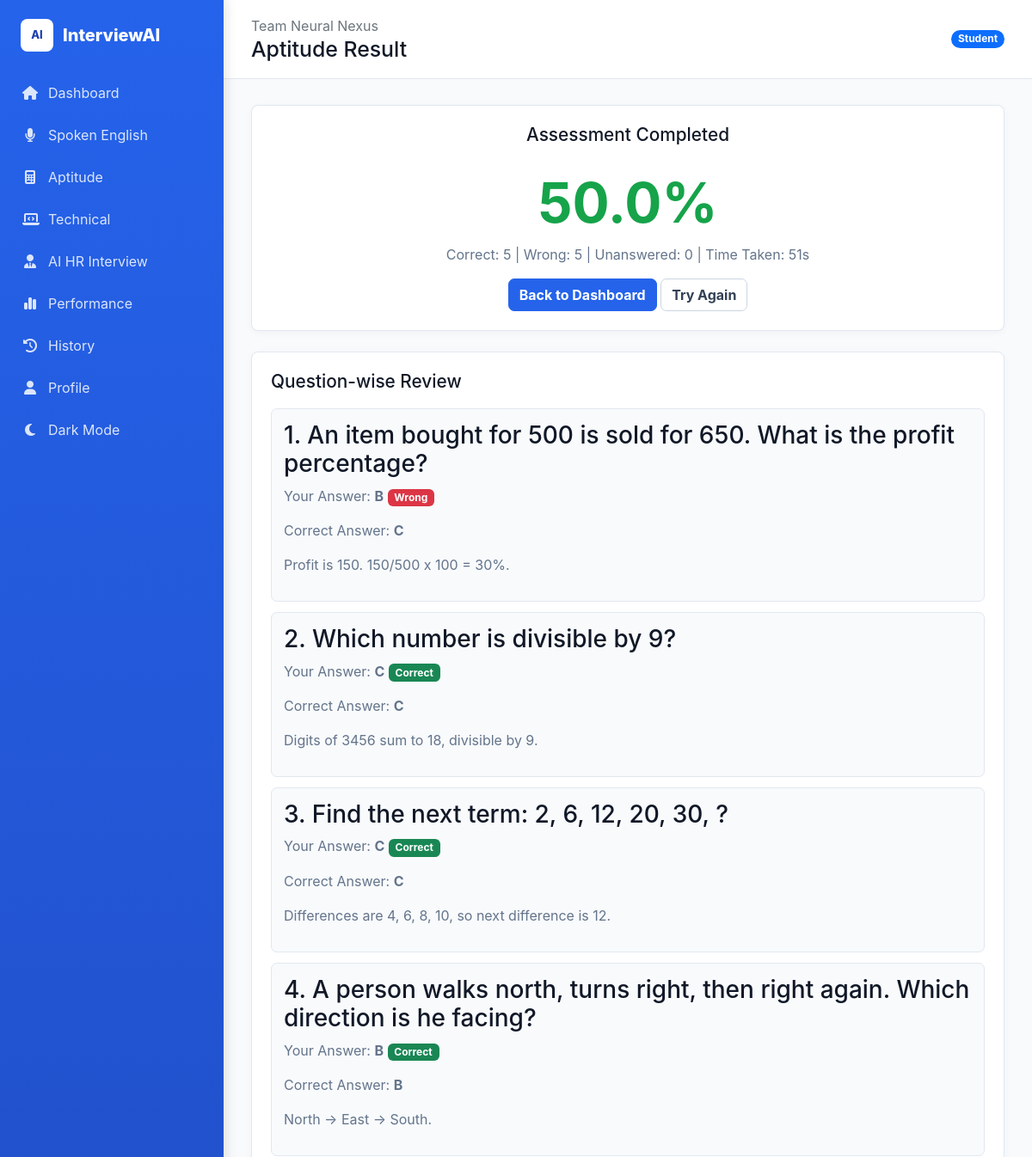
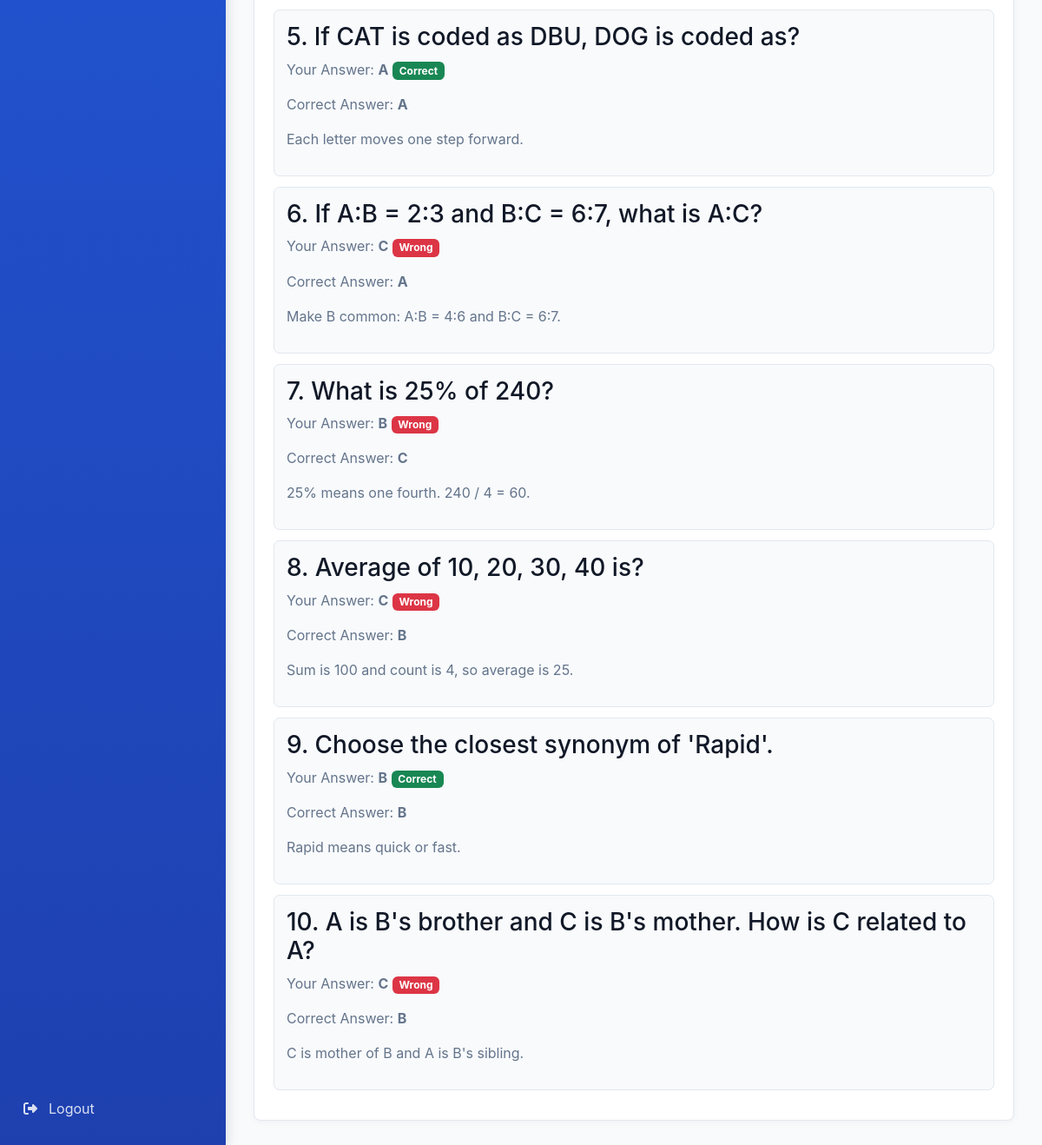
/aptitude/result/6 (signed in), run on the app's committed database (2 pictures, top to bottom).
### tables this page shows
CREATE TABLE users (
    id INTEGER PRIMARY KEY AUTOINCREMENT,
    name TEXT NOT NULL,
    email TEXT NOT NULL UNIQUE,
    password_hash TEXT NOT NULL,
    role TEXT NOT NULL DEFAULT 'student' CHECK(role IN ('student', 'admin')),
    is_active INTEGER NOT NULL DEFAULT 1,
    created_at TEXT NOT NULL DEFAULT CURRENT_TIMESTAMP
);

CREATE TABLE assessment_attempts (
    id INTEGER PRIMARY KEY AUTOINCREMENT,
    user_id INTEGER NOT NULL,
    assessment_type TEXT NOT NULL,
    category TEXT,
    topic TEXT,
    difficulty TEXT,
    total_questions INTEGER NOT NULL,
    correct_answers INTEGER NOT NULL DEFAULT 0,
    wrong_answers INTEGER NOT NULL DEFAULT 0,
    unanswered INTEGER NOT NULL DEFAULT 0,
    percentage REAL NOT NULL DEFAULT 0,
    total_marks INTEGER NOT NULL DEFAULT 0,
    obtained_marks INTEGER NOT NULL DEFAULT 0,
    time_taken INTEGER NOT NULL DEFAULT 0,
    created_at TEXT NOT NULL DEFAULT CURRENT_TIMESTAMP,
    FOREIGN KEY(user_id) REFERENCES users(id)
);

CREATE TABLE assessment_questions (
    id INTEGER PRIMARY KEY AUTOINCREMENT,
    attempt_id INTEGER NOT NULL,
    question_id INTEGER,
    question_text_snapshot TEXT NOT NULL,
    option_a_snapshot TEXT NOT NULL,
    option_b_snapshot TEXT NOT NULL,
    option_c_snapshot TEXT NOT NULL,
    option_d_snapshot TEXT NOT NULL,
    correct_answer_snapshot TEXT NOT NULL,
    explanation_snapshot TEXT,
    marks INTEGER NOT NULL DEFAULT 1,
    question_order INTEGER NOT NULL,
    FOREIGN KEY(attempt_id) REFERENCES assessment_attempts(id),
    FOREIGN KEY(question_id) REFERENCES questions(id)
);

CREATE TABLE assessment_answers (
    id INTEGER PRIMARY KEY AUTOINCREMENT,
    attempt_id INTEGER NOT NULL,
    assessment_question_id INTEGER NOT NULL,
    selected_answer TEXT,
    is_correct INTEGER NOT NULL DEFAULT 0,
    created_at TEXT NOT NULL DEFAULT CURRENT_TIMESTAMP,
    FOREIGN KEY(attempt_id) REFERENCES assessment_attempts(id),
    FOREIGN KEY(assessment_question_id) REFERENCES assessment_questions(id)
);

### app.py (the view)
@app.route("/<qtype>/result/<int:id>")
@student_required
def assessment_result(qtype, id):
    attempt, questions, answers = get_attempt_with_questions(id, session["user_id"])
    return render_template(f"{qtype}/result.html", qtype=qtype, attempt=attempt, questions=questions, answers=answers)

### app.py (called while the page is built)
@app.context_processor
def inject_user():
    user = query("SELECT * FROM users WHERE id=?", (session.get("user_id"),), one=True) if session.get("user_id") else None
    return {"current_user": user}

### services/assessment_service.py (called while the page is built)
def get_attempt_with_questions(attempt_id, user_id=None):
    params = [attempt_id]
    owner = ""
    if user_id:
        owner = " AND user_id=?"
        params.append(user_id)
    attempt = query(f"SELECT * FROM assessment_attempts WHERE id=?{owner}", params, one=True)
    questions = query("SELECT * FROM assessment_questions WHERE attempt_id=? ORDER BY question_order", (attempt_id,))
    answers = {a["assessment_question_id"]: a for a in query("SELECT * FROM assessment_answers WHERE attempt_id=?", (attempt_id,))}
    return attempt, questions, answers

### utils/database.py (called while the page is built)
def get_db():
    if "db" not in g:
        db_path = Path(current_app.config["DATABASE"])
        db_path.parent.mkdir(parents=True, exist_ok=True)
        g.db = sqlite3.connect(db_path)
        g.db.row_factory = sqlite3.Row
        g.db.execute("PRAGMA foreign_keys = ON")
    return g.db

def query(sql, params=(), one=False):
    cur = get_db().execute(sql, params)
    rows = cur.fetchall()
    cur.close()
    return (rows[0] if rows else None) if one else rows

### templates/aptitude/result.html
{% extends "base.html" %}
{% block page_title %}Aptitude Result{% endblock %}
{% block content %}{% include "assessment_result.html" %}{% endblock %}

### templates/base.html (shortened to what this page needs)
<!doctype html>
<html lang="en">
<head>
  <link href="https://cdn.jsdelivr.net/npm/bootstrap@5.3.3/dist/css/bootstrap.min.css" rel="stylesheet">
  <link href="https://cdnjs.cloudflare.com/ajax/libs/font-awesome/6.5.2/css/all.min.css" rel="stylesheet">
  <link href="{{ url_for('static', filename='css/style.css') }}" rel="stylesheet">
</head>
<body class="app-shell{% if request.endpoint == 'login' %} login-page{% endif %}">
  {% set is_admin = request.path.startswith('/admin') %}
  {% if current_user %}
  <aside class="sidebar" id="sidebar">
    <a class="brand" href="{{ url_for('admin_dashboard' if is_admin else 'dashboard') }}"><span class="brand-mark">AI</span>{{ 'InterviewAI Admin' if is_admin else 'InterviewAI' }}</a>
    <nav class="nav flex-column">
      {% if is_admin %}
      <a class="nav-link" href="{{ url_for('admin_dashboard') }}"><i class="fa-solid fa-chart-line"></i> Dashboard</a>
      <a class="nav-link" href="{{ url_for('admin_questions') }}"><i class="fa-solid fa-database"></i> Question Bank</a>
      <a class="nav-link" href="{{ url_for('admin_questions') }}/aptitude"><i class="fa-solid fa-brain"></i> Aptitude Questions</a>
      <a class="nav-link" href="{{ url_for('admin_questions') }}/technical"><i class="fa-solid fa-code"></i> Technical Questions</a>
      <a class="nav-link" href="{{ url_for('admin_question_create') }}"><i class="fa-solid fa-plus"></i> Create Question</a>
      <a class="nav-link" href="{{ url_for('admin_students') }}"><i class="fa-solid fa-users"></i> Students</a>
      <a class="nav-link" href="{{ url_for('admin_results') }}"><i class="fa-solid fa-square-poll-vertical"></i> Results</a>
      <a class="nav-link" href="{{ url_for('admin_analytics') }}"><i class="fa-solid fa-chart-pie"></i> Analytics</a>
      <a class="nav-link" href="{{ url_for('admin_settings') }}"><i class="fa-solid fa-gear"></i> Settings</a>
      <a class="nav-link mt-auto" href="{{ url_for('admin_logout') }}"><i class="fa-solid fa-right-from-bracket"></i> Logout</a>
      {% else %}
      <a class="nav-link" href="{{ url_for('dashboard') }}"><i class="fa-solid fa-house"></i> Dashboard</a>
      <a class="nav-link" href="{{ url_for('spoken') }}"><i class="fa-solid fa-microphone"></i> Spoken English</a>
      <a class="nav-link" href="{{ url_for('aptitude') }}"><i class="fa-solid fa-calculator"></i> Aptitude</a>
      <a class="nav-link" href="{{ url_for('technical') }}"><i class="fa-solid fa-laptop-code"></i> Technical</a>
      <a class="nav-link" href="{{ url_for('hr_interview') }}"><i class="fa-solid fa-user-tie"></i> AI HR Interview</a>
      <a class="nav-link" href="{{ url_for('performance') }}"><i class="fa-solid fa-chart-simple"></i> Performance</a>
      <a class="nav-link" href="{{ url_for('history') }}"><i class="fa-solid fa-clock-rotate-left"></i> History</a>
      <a class="nav-link" href="{{ url_for('profile') }}"><i class="fa-solid fa-user"></i> Profile</a>
      <button class="nav-link border-0 text-start bg-transparent" id="themeToggle"><i class="fa-solid fa-moon"></i> Dark Mode</button>
      <a class="nav-link mt-auto" href="{{ url_for('logout') }}"><i class="fa-solid fa-right-from-bracket"></i> Logout</a>
      {% endif %}
    </nav>
  </aside>
  {% endif %}
  <main class="{{ 'main' if current_user else '' }}{% if request.endpoint == 'login' %} login-main{% endif %}">
    {% if current_user %}
    <header class="topbar">
      <div>
        <span class="text-secondary">Team Neural Nexus</span>
        <h1>{% block page_title %}InterviewAI{% endblock %}</h1>
      </div>
      <span class="badge rounded-pill text-bg-primary">{{ current_user.role|title }}</span>
    </header>
    {% endif %}
    <section class="content-wrap{% if request.endpoint == 'login' %} login-content-wrap{% endif %}">
      {% block content %}{% endblock %}
    </section>
  </main>
  <div class="toast-container position-fixed bottom-0 end-0 p-3" id="toastBox"></div>
</body>
</html>

### templates/assessment_result.html
<section class="panel glass result-hero">
  <h2>Assessment Completed</h2>
  <strong>{{ attempt.percentage }}%</strong>
  <p>Correct: {{ attempt.correct_answers }} | Wrong: {{ attempt.wrong_answers }} | Unanswered: {{ attempt.unanswered }} | Time Taken: {{ attempt.time_taken }}s</p>
  <a class="btn btn-primary" href="{{ url_for('dashboard') }}">Back to Dashboard</a>
  <a class="btn btn-outline-light" href="{{ url_for(qtype) }}">Try Again</a>
</section>
<section class="panel glass mt-4">
  <h2>Question-wise Review</h2>
  {% for q in questions %}
  {% set ans = answers.get(q.id) %}
  <article class="review-item">
    <h3>{{ loop.index }}. {{ q.question_text_snapshot }}</h3>
    <p>Your Answer: <b>{{ ans.selected_answer if ans and ans.selected_answer else 'Unanswered' }}</b> <span class="badge {{ 'text-bg-success' if ans and ans.is_correct else 'text-bg-danger' }}">{{ 'Correct' if ans and ans.is_correct else 'Wrong' }}</span></p>
    <p>Correct Answer: <b>{{ q.correct_answer_snapshot }}</b></p>
    <p>{{ q.explanation_snapshot }}</p>
  </article>
  {% endfor %}
</section>

### static/css/style.css (style rules this page uses)
:root { --primary-blue:#2563eb; --primary-dark:#1e40af; --sidebar-blue:#1d4ed8; --background:#f8fafc; --card:#ffffff; --text:#111827; --muted:#64748b; --border:#e2e8f0; --success:#16a34a; --warning:#d97706; --danger:#dc2626; }
* { box-sizing:border-box; }
body { margin:0; min-height:100vh; color:var(--text); background:var(--background); font-family:Inter,ui-sans-serif,system-ui,-apple-system,"Segoe UI",sans-serif; }
a { color:var(--primary-blue); text-decoration:none; }
h1,h2,h3 { letter-spacing:0; }
h2 { font-size:1.3rem; }
p { color:var(--muted); }
.sidebar { position:fixed; inset:0 auto 0 0; display:flex; flex-direction:column; width:260px; padding:22px 14px; color:#fff; background:linear-gradient(180deg,#2563eb,#1e40af); z-index:30; box-shadow:2px 0 14px rgba(15,23,42,.12); }
.brand { display:flex; align-items:center; gap:11px; padding:0 10px; margin-bottom:26px; color:#fff; font-size:1.25rem; font-weight:800; }
.brand-mark { display:inline-grid; width:38px; height:38px; place-items:center; border-radius:8px; background:#fff; color:var(--primary-dark); font-size:.8rem; }
.sidebar .nav { flex:1; gap:5px; }
.nav-link { display:flex; align-items:center; gap:12px; min-height:43px; padding:10px 12px; border-radius:8px; color:rgba(255,255,255,.84); }
.nav-link i { width:18px; text-align:center; }
.main { min-height:100vh; margin-left:260px; }
.topbar { position:sticky; top:0; z-index:20; display:flex; align-items:center; justify-content:space-between; gap:16px; padding:18px 32px; background:#fff; border-bottom:1px solid var(--border); }
.topbar h1 { margin:1px 0 0; font-size:1.55rem; }
.content-wrap { padding:30px 32px; }
.glass,.panel,.stat-card,.feature-card,.auth-card { background:var(--card); border:1px solid var(--border); box-shadow:0 2px 8px rgba(15,23,42,.04); }
.panel,.stat-card,.feature-card,.auth-card { padding:22px; border-radius:8px; }
.panel h2 { margin-bottom:18px; }
.btn { border-radius:7px; font-weight:700; }
.btn-primary { background:var(--primary-blue); border-color:var(--primary-blue); }
.btn-outline-light { color:#334155; border-color:#cbd5e1; }
.mini-item,.review-item { margin-bottom:12px; padding:14px; border:1px solid var(--border); border-radius:7px; background:#f8fafc; }
.result-hero { text-align:center; }
.result-hero strong { display:block; color:var(--success); font-size:4rem; }

### data on the page
users: role "Student"
assessment_attempts: percentage "50.0", correct_answers "5", wrong_answers "5", unanswered "0", time_taken "51"
assessment_questions: question_text_snapshot "An item bought for 500 is sold for 650. What is the profit percentage?", correct_answer_snapshot "C", explanation_snapshot "Profit is 150. 150/500 x 100 = 30%."
assessment_answers: selected_answer "B", is_correct "Wrong"
assessment_questions: question_text_snapshot "Which number is divisible by 9?", correct_answer_snapshot "C", explanation_snapshot "Digits of 3456 sum to 18, divisible by 9."
assessment_answers: selected_answer "C", is_correct "Correct"
assessment_questions: question_text_snapshot "Find the next term: 2, 6, 12, 20, 30, ?", correct_answer_snapshot "C", explanation_snapshot "Differences are 4, 6, 8, 10, so next difference is 12."
assessment_answers: selected_answer "C", is_correct "Correct"
assessment_questions: question_text_snapshot "A person walks north, turns right, then right again. Which direction is he facing?", correct_answer_snapshot "B", explanation_snapshot "North -> East -> South."
assessment_answers: selected_answer "B", is_correct "Correct"
assessment_questions: question_text_snapshot "If CAT is coded as DBU, DOG is coded as?", correct_answer_snapshot "A", explanation_snapshot "Each letter moves one step forward."
assessment_answers: selected_answer "A", is_correct "Correct"
assessment_questions: question_text_snapshot "If A:B = 2:3 and B:C = 6:7, what is A:C?", correct_answer_snapshot "A", explanation_snapshot "Make B common: A:B = 4:6 and B:C = 6:7."
assessment_answers: selected_answer "C", is_correct "Wrong"
assessment_questions: question_text_snapshot "What is 25% of 240?", correct_answer_snapshot "C", explanation_snapshot "25% means one fourth. 240 / 4 = 60."
assessment_answers: selected_answer "B", is_correct "Wrong"
assessment_questions: question_text_snapshot "Average of 10, 20, 30, 40 is?", correct_answer_snapshot "B", explanation_snapshot "Sum is 100 and count is 4, so average is 25."
assessment_answers: selected_answer "C", is_correct "Wrong"
assessment_questions: question_text_snapshot "Choose the closest synonym of 'Rapid'.", correct_answer_snapshot "B", explanation_snapshot "Rapid means quick or fast."
assessment_answers: selected_answer "B", is_correct "Correct"
assessment_questions: question_text_snapshot "A is B's brother and C is B's mother. How is C related to A?", correct_answer_snapshot "B", explanation_snapshot "C is mother of B and A is B's sibling."
assessment_answers: selected_answer "C", is_correct "Wrong"

### other printed values
{{ 'InterviewAI Admin' if is_admin else 'InterviewAI' }} "InterviewAI"
